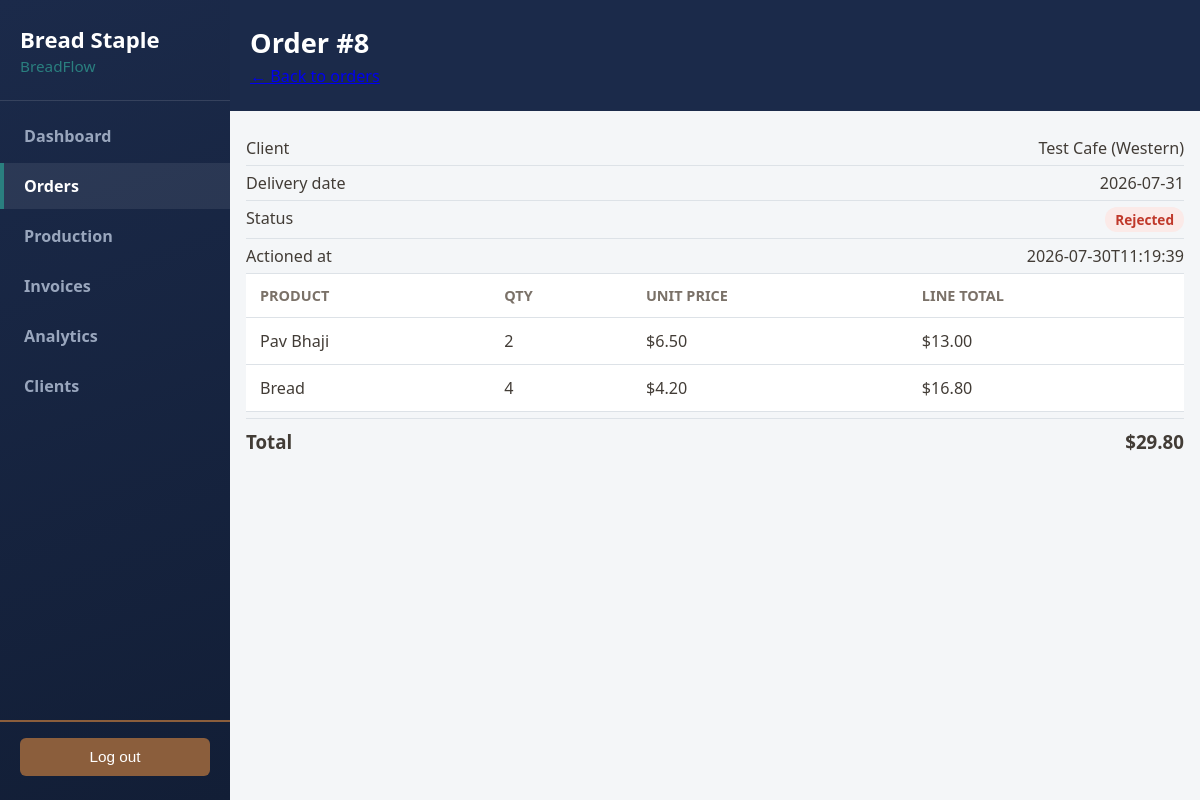
The app's page /owner/orders/8 (signed in) with its own data.
### tables this page shows
CREATE TABLE orders (
    order_id             INTEGER PRIMARY KEY AUTOINCREMENT,
    client_id            INTEGER NOT NULL REFERENCES clients(client_id) ON DELETE CASCADE,
    -- ISO date. Validated in Order.place() against the client's 2 assigned
    -- weekdays (FR-B1) -- not expressible as a DB CHECK since it depends on
    -- another table's row.
    delivery_date        TEXT NOT NULL,
    order_status         TEXT NOT NULL DEFAULT 'pending'
                         CHECK (order_status IN ('pending', 'approved', 'rejected', 'delivered')),
    special_instructions TEXT CHECK (special_instructions IS NULL OR LENGTH(special_instructions) <= 300),
    order_created_at     TEXT NOT NULL DEFAULT (STRFTIME('%Y-%m-%dT%H:%M:%S', 'now')),
    approved_by          INTEGER REFERENCES users(user_id),  -- NULL while pending (FR-B4)
    approved_at          TEXT
, rejection_reason TEXT CHECK (rejection_reason IS NULL OR LENGTH(rejection_reason) <= 300));

CREATE TABLE clients (
    client_id       INTEGER PRIMARY KEY AUTOINCREMENT,
    user_id         INTEGER NOT NULL UNIQUE REFERENCES users(user_id) ON DELETE CASCADE,
    business_name   TEXT NOT NULL UNIQUE,    -- Module 7: trading name, default A-Z sort key
    -- Exactly 11 digits, no separators: GLOB with 11 single-digit character
    -- classes enforces both the length AND that every character is 0-9 in
    -- one constraint, so a value like "123 456 789" or a 10-digit ABN is
    -- rejected at the database layer, not just in Python.
    abn             TEXT NOT NULL UNIQUE
                    CHECK (abn GLOB '[0-9][0-9][0-9][0-9][0-9][0-9][0-9][0-9][0-9][0-9][0-9]'),
    delivery_zone   TEXT NOT NULL CHECK (delivery_zone IN ('Western', 'Northern', 'Eastern', 'Southern')),
    delivery_day1   TEXT NOT NULL,           -- FR-B1: first of 2 fixed weekly delivery days
    delivery_day2   TEXT NOT NULL CHECK (delivery_day2 != delivery_day1),
    delivery_charge REAL NOT NULL CHECK (delivery_charge > 0),
    internal_notes  TEXT                     -- Module 11: owner-only, must never reach the client portal
);

CREATE TABLE order_lines (
    order_line_id INTEGER PRIMARY KEY AUTOINCREMENT,
    order_id      INTEGER NOT NULL REFERENCES orders(order_id) ON DELETE CASCADE,
    product_id    INTEGER NOT NULL REFERENCES products(product_id),
    quantity      INTEGER NOT NULL CHECK (quantity > 0),
    -- Locked in from client_products.agreed_price at order time (data
    -- dictionary: "Unaffected by future price changes"), so a later
    -- catalogue price change never rewrites the price on a past order.
    unit_price    REAL NOT NULL CHECK (unit_price > 0)
);

CREATE TABLE products (
    product_id   INTEGER PRIMARY KEY AUTOINCREMENT,
    product_name TEXT NOT NULL UNIQUE,
    category     TEXT NOT NULL CHECK (category IN ('Bread', 'Pastry', 'Savoury')),
    base_price   REAL NOT NULL CHECK (base_price > 0),
    pack_size    INTEGER NOT NULL CHECK (pack_size > 0)
, gst_applicable INTEGER NOT NULL DEFAULT 0 CHECK (gst_applicable IN (0, 1)));

### routes/orders.py (the view)
@orders_bp.route("/owner/orders/<int:order_id>")
@login_required("owner")
def owner_order_detail(order_id):
    order = Order.get_by_id(order_id)
    if order is None:
        abort(404)
    client = Client.load_by_client_id(order.client_id)
    return render_template(
        "owner_order_detail.html", order=order, client=client,
        lines=order.get_order_lines(), total_value=order.calculate_total(),
    )

### app.py (called while the page is built)
@app.context_processor
def inject_owner_nav_data():
    if session.get("role") == "owner":
        return {"owner_pending_count": Order.count_pending()}
    return {}

### database/db.py (called while the page is built)
def get_db_connection():
    DATABASE_PATH.parent.mkdir(parents=True, exist_ok=True)
    connection = sqlite3.connect(DATABASE_PATH)
    connection.row_factory = sqlite3.Row
    connection.execute("PRAGMA foreign_keys = ON")
    return connection

### models/client.py (called while the page is built)
    @property
    def business_name(self):
        return self._business_name

    @property
    def delivery_zone(self):
        return self._delivery_zone

    @staticmethod
    def _from_joined_row(row):
        return Client(
            user_id=row["user_id"], email=row["email"], password_hash=row["password_hash"],
            is_active=row["is_active"], client_id=row["client_id"],
            business_name=row["business_name"], abn=row["abn"],
            delivery_zone=row["delivery_zone"], delivery_day1=row["delivery_day1"],
            delivery_day2=row["delivery_day2"], delivery_charge=row["delivery_charge"],
            internal_notes=row["internal_notes"], login_at=row["login_at"],
        )

### models/order.py (called while the page is built)
    @property
    def order_id(self):
        return self._order_id

    @property
    def client_id(self):
        return self._client_id

    @property
    def delivery_date(self):
        return self._delivery_date

    @property
    def order_status(self):
        return self._order_status

    @property
    def special_instructions(self):
        return self._special_instructions

    @property
    def approved_by(self):
        return self._approved_by

    @property
    def approved_at(self):
        return self._approved_at

    @property
    def rejection_reason(self):
        return self._rejection_reason

    def get_order_lines(self):
        connection = get_db_connection()
        try:
            rows = connection.execute(
                """
                SELECT order_lines.*, products.product_name
                FROM order_lines
                JOIN products ON products.product_id = order_lines.product_id
                WHERE order_lines.order_id = ?
                """,
                (self._order_id,),
            ).fetchall()
        finally:
            connection.close()
        return [
            OrderLine(row["order_line_id"], row["order_id"], row["product_id"],
                      row["quantity"], row["unit_price"], product_name=row["product_name"])
            for row in rows
        ]

### templates/owner_order_detail.html (shortened to what this page needs)
{% extends "owner_base.html" %}
{% block owner_content %}
<div class="order-page">
    <header class="order-header">
        <h1>Order #{{ order.order_id }}</h1>
        <p class="order-subtext"><a href="{{ url_for('orders.owner_orders') }}">&larr; Back to orders</a></p>
    </header>
    <main class="client-table-wrap">
        <div class="order-detail-row">
            <span>Client</span>
            <span>{{ client.business_name }} ({{ client.delivery_zone }})</span>
        </div>
        <div class="order-detail-row">
            <span>Delivery date</span>
            <span>{{ order.delivery_date }}</span>
        </div>
        <div class="order-detail-row">
            <span>Status</span>
            <span class="status-pill status-{{ order.order_status }}">{{ order.order_status|capitalize }}</span>
        </div>
        {% if order.approved_by %}
        <div class="order-detail-row">
            <span>Actioned at</span>
            <span>{{ order.approved_at }}</span>
        </div>
        {% endif %}
        <table class="client-table">
            <thead>
                <tr>
                    <th>Product</th>
                    <th>Qty</th>
                    <th>Unit Price</th>
                    <th>Line Total</th>
                </tr>
            </thead>
            <tbody>
                {% for line in lines %}
                <tr>
                    <td>{{ line.product_name }}</td>
                    <td>{{ line.quantity }}</td>
                    <td>${{ "%.2f"|format(line.unit_price) }}</td>
                    <td>${{ "%.2f"|format(line.calculate_line_total()) }}</td>
                </tr>
                {% endfor %}
            </tbody>
        </table>
        <div class="order-summary-row order-summary-total">
            <span>Total</span>
            <span>${{ "%.2f"|format(total_value) }}</span>
        </div>
    </main>
</div>
{% endblock %}

### static/css/style.css (style rules this page uses)
:root { --navy: #1B2A4A; --navy-dark: #121E36; --navy-light: #2C4370; --teal: #2A7F7F; --teal-dark: #1F6363; --feature-text: #99A6BD; --mint-green: #4FC79A; --warm-brown: #8B5E3C; --gold: #D9A441; --error-red: #C0392B; --error-bg: #FBEAE8; --surface: #FFFFFF; --text: #423C36; --text-muted: #7A7168; --border: #DDE2E7; }
* { box-sizing: border-box; }
html { font-size: 17px; }
body { margin: 0; font-family: "Segoe UI", Roboto, Arial, sans-serif; color: var(--text); background: var(--surface); }
.order-page { min-height: 100vh; background: #F4F6F8; }
.order-header { background: var(--navy); color: #fff; padding: 24px 20px; }
.order-header h1 { margin: 0 0 4px; font-size: 1.6rem; }
.order-subtext { margin: 0; color: var(--teal); font-size: 0.95rem; }
.order-summary-row { display: flex; justify-content: space-between; font-size: 0.95rem; padding: 4px 0; color: var(--text-muted); }
.order-summary-total { border-top: 1px solid var(--border); margin-top: 6px; padding-top: 10px; font-weight: 700; font-size: 1.1rem; color: var(--text); }
.status-pill { font-size: 0.8rem; font-weight: 600; padding: 3px 10px; border-radius: 12px; }
.status-rejected { background: var(--error-bg); color: var(--error-red); }
.client-table-wrap { max-width: 1000px; margin: 0 auto; padding: 20px 16px 40px; overflow-x: auto; }
.client-table { width: 100%; border-collapse: collapse; background: var(--surface); }
.client-table th, .client-table td { text-align: left; padding: 12px 14px; border-bottom: 1px solid var(--border); font-size: 0.95rem; }
.client-table th { color: var(--text-muted); font-weight: 600; font-size: 0.85rem; text-transform: uppercase; }
.order-detail-row { display: flex; justify-content: space-between; padding: 6px 0; border-bottom: 1px solid var(--border); font-size: 0.95rem; }

### records on screen
orders: order_id "8", delivery_date "2026-07-31", order_status "Rejected", approved_at "2026-07-30T11:19:39"
clients: business_name "Test Cafe", delivery_zone "Western"
order_lines: product_name "Pav Bhaji", quantity "2", unit_price "6.50", calculate_line_total "13.00"
order_lines: product_name "Bread", quantity "4", unit_price "4.20", calculate_line_total "16.80"

### other values on screen
{{ "%.2f"|format(total_value) }} "29.80"
